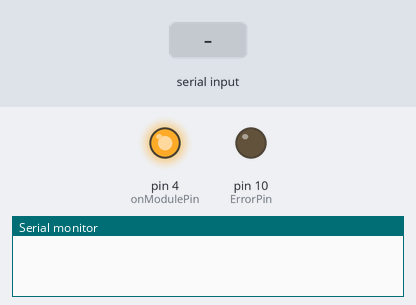
A sketch run on a simulated Arduino Uno, built with avr-gcc and run on an emulated ATmega328P. On the bench: output pins drawn as LEDs (lit = HIGH), the last lines printed to the serial monitor. Inputs (shaded band) come from the test bench. The modem accepts every AT command (registered, SIM ready, sends succeed) and sends nothing else.

Above: at 0.1 s.
At 7.4 s:
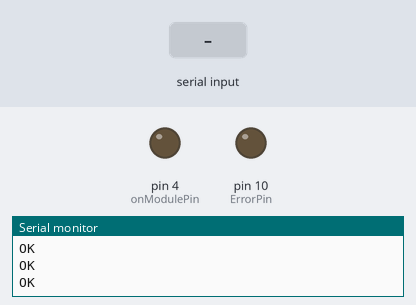
7.5 s: "1\n" received over the second serial link
At 27.4 s:
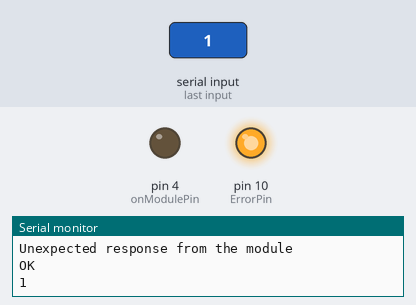
Timing chart, 0 to 27.7 s (numbered marks = the images above; inputs shaded):
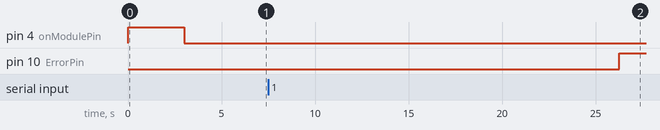

The sketch:

SIM800_Arduino.ino
```cpp
#include <SoftwareSerial.h>

SoftwareSerial gprs(2, 3); // RX, TX pins of the SIM800 chip

String FirebaseCloudFunctionURL="https://us-central1-poiuyt123.cloudfunctions.net/write?device=Noun_of_the_Field_you_want_to_write_your_Data_to";


int8_t answer;
int onModulePin= 4;       //PWR key pin for the 800 chip
String responseString;
String Data ;             //Variable to Store sensor data into
unsigned long beltTime;
static const int ErrorPin = 10;
static long maxResponseTime = 20000;
static const unsigned long frequency = 10000;

void setup() {

      pinMode(ErrorPin, OUTPUT);
      pinMode(onModulePin, OUTPUT);
      digitalWrite(onModulePin,HIGH);
      delay(3000);
      digitalWrite(onModulePin,LOW);
      gprs.begin(9600);
      digitalWrite(ErrorPin, LOW);

      Serial.begin(9600);
      Serial.println(F("Starting..."));
      gprs.listen();
      power_on();
      gprs.stopListening();
      delay(3000);

      Serial.println(F("Setup Complete"));

}

void loop() {
/*

    write some code to read your data from sensors and then put in the data Variable (String)

   */
   Data= "DAMN";
   Transfert_data (Data); //send Data to Firebase
   delay(10000);


}


//############################## functions ##################################
bool Transfert_data (String Data){

   Serial.println(F("Data used for firebase transfert :"));
     Serial.println(Data);


bailout :

    gprs.println("AT+HTTPTERM");


    // Selects Single-connection mode
    gprs.println("AT+CIPMUX=0");
    waitUntilResponse("OK",1);


    // Waits for status IP INITIAL
    gprs.println("AT+CIPSTATUS");
    waitUntilResponse("INITIAL",2);


    // Sets the APN, user name and password
    gprs.println("AT+CSTT");
    waitUntilResponse("OK",3);


    // Waits for status IP START
    gprs.println("AT+CIPSTATUS");
    waitUntilResponse("START",4);


    // Brings Up Wireless Connection
    gprs.println("AT+CIICR");
    waitUntilResponse("OK",5);
    delay(3000);


    // Waits for status IP gprsACT
    gprs.println("AT+CIPSTATUS");
    waitUntilResponse("GPRSACT",6);


    // Gets Local IP Address
    gprs.println("AT+CIFSR");
    waitUntilResponse(".",7);


    // Waits for status IP STATUS
    gprs.println("AT+CIPSTATUS");
    waitUntilResponse("IP STATUS",8);
    delay(5000);
    Serial.println(F("Openning TCP"));


    gprs.println("AT+SAPBR=1,1");
    waitUntilResponse("OK",9);


    gprs.println("AT+HTTPINIT");
    waitUntilResponse("OK",10);


    gprs.println("AT+HTTPPARA=\"CID\",1");
    waitUntilResponse("OK",11);


    String w="AT+HTTPPARA=""URL"",";
    w+=FirebaseCloudFunctionURL;
    w+= Data;
    char* wri=  w.c_str();


    Serial.println(F("request:"));
    Serial.println(w);


    gprs.println(wri);
    waitUntilResponse("OK",12);


    delay(500);
    gprs.println("AT+HTTPACTION=0");
    delay(1000);
    waitUntilResponse(",200,",13);

    Serial.println(F("Data was uploaded Seccessfully to Firebase"));


    delay(500);
    gprs.println("AT+HTTPREAD");
    waitUntilResponse("OK",14);

    delay(1500);
    gprs.println("AT+HTTPTERM");
    waitUntilResponse("OK",15);

    return 1 ;
}
//######################################################################################################################""

void power_on(){

    uint8_t answer=0;

    // checks if the module is started
    answer = sendATcommand2("AT", "OK", "OK", 2000);
    if (answer == 0)
    {
        // power on pulse
           digitalWrite(onModulePin,HIGH);
        delay(3000);
           digitalWrite(onModulePin,LOW);

        // waits for an answer from the module
        while(answer == 0){     // Send AT every two seconds and wait for the answer
            answer = sendATcommand2("AT", "OK", "OK", 2000);
        }
    }
  while( sendATcommand2("AT+CREG?", "+CREG: 0,1", "+CREG: 0,5", 1000)== 0 )
    {
      Serial.print(F("."));
    }
    Serial.println(F("Connected to Network (BTS) "));
}

//################################################################################################################################

void waitUntilResponse(String response, int error_num)
{
  beltTime = millis();
  responseString="";
  String totalResponse = "";
  while(responseString.indexOf(response) < 0 && millis() - beltTime < maxResponseTime)
  {
    readResponse();
    totalResponse = totalResponse + responseString;
    Serial.println(responseString);
  }

  if(totalResponse.length() <= 0)
  {
    Serial.println("No response from the module. Check wiring, SIM-card and power!");
    Serial.print("Error : ");
    Serial.println(error_num);
    digitalWrite(ErrorPin, HIGH);
    delay(30000);
    exit(0); // No way to recover
  }
  else if (responseString.indexOf(response) < 0)
  {
    Serial.println("Unexpected response from the module");
    Serial.println(totalResponse);
    digitalWrite(ErrorPin, HIGH);
    delay(30000);
    exit(0); // No way to recover
  }
}

void readResponse()
{
  responseString = "";
  while(responseString.length() <= 0 || !responseString.endsWith("\n"))
  {
    tryToRead();

    if(millis() - beltTime > maxResponseTime)
    {
      return;
    }
  }
}

void tryToRead()
{
  while(gprs.available())
  {
    char c = gprs.read();  //gets one byte from serial buffer
    responseString += c; //makes the string readString
  }
}


//################################################################################################################################
int8_t sendATcommand2(char* ATcommand, char* expected_answer1,
        char* expected_answer2, unsigned int timeout){

    uint8_t x=0,  answer=0;
    char response[100];
    unsigned long previous;

    memset(response, ' ', 100);    // Initialize the string

    delay(100);

    while( gprs.available() > 0) gprs.read();    // Clean the input buffer

    gprs.println(ATcommand);    // Send the AT command


    x = 0;
    previous = millis();

    // this loop waits for the answer
    do{
        // if there are data in the UART input buffer, reads it and checks for the asnwer
        if(gprs.available() != 0){
            response[x] = gprs.read();
            x++;
            // check if the desired answer 1  is in the response of the module
            if (strstr(response, expected_answer1) != NULL)
            {
                answer = 1;
            }
            // check if the desired answer 2 is in the response of the module
            else if (strstr(response, expected_answer2) != NULL)
            {
                answer = 2;
            }
        }
    }
    // Waits for the asnwer with time out
    while((answer == 0) && ((millis() - previous) < timeout));

    return answer;
}
```
